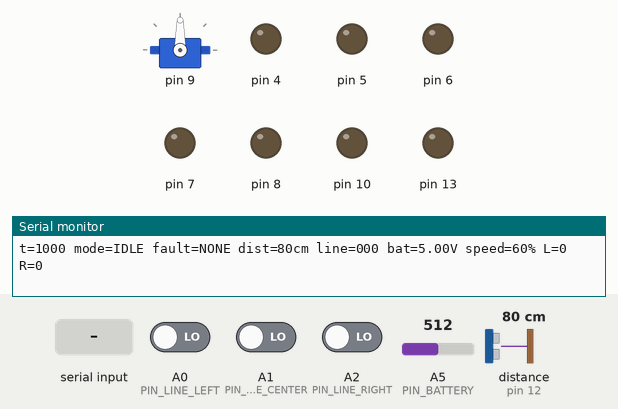
The sketch below on a simulated Arduino Uno, built with avr-gcc and run on an emulated ATmega328P. Shown: servo, output pins drawn as LEDs (lit = HIGH), the last lines printed to the serial monitor. Wiring (inferred from the names in the program): ultrasonic range finder: trigger pin 11; echo pin 12. Inputs (shaded band) come from the test bench; at power-on: A5 (PIN_BATTERY) = 512, A0 (PIN_LINE_LEFT) LOW, A1 (PIN_LINE_CENTER) LOW, A2 (PIN_LINE_RIGHT) LOW, distance to the obstacle (sensor on pin 12) 80 cm. Pins used as bus, display or sensor lines are not drawn.

Above: at 1.2 s.
1.3 s: A5 (PIN_BATTERY) set to 320
At 2.12 s:
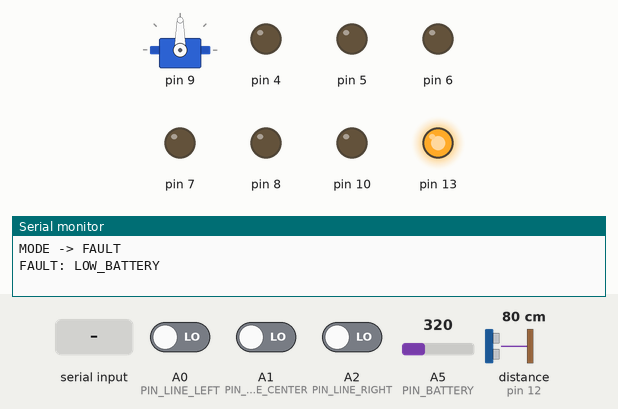
4.3 s: A5 (PIN_BATTERY) set to 298
7.3 s: "S" received over Serial
9.5 s: "I" received over the second serial link
12.5 s: "I" received over Serial
At 12.9 s:
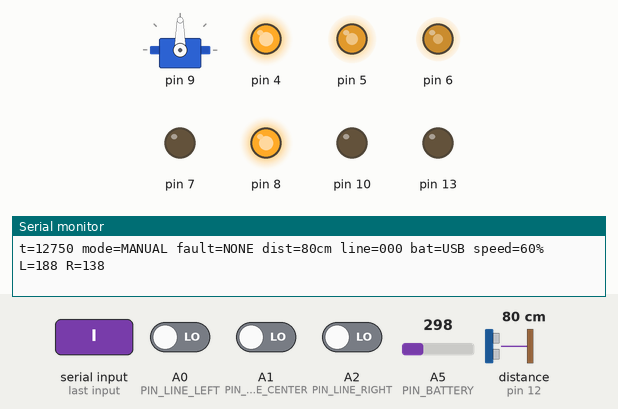
15.5 s: "H" received over the second serial link
At 15.78 s:
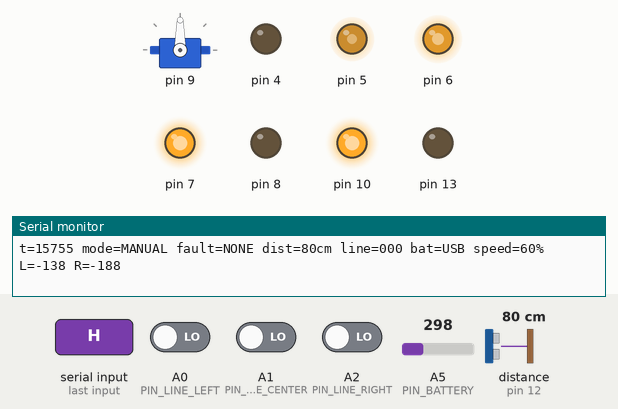
Timing chart, 0 to 19.5 s (numbered marks = the images above; inputs shaded):
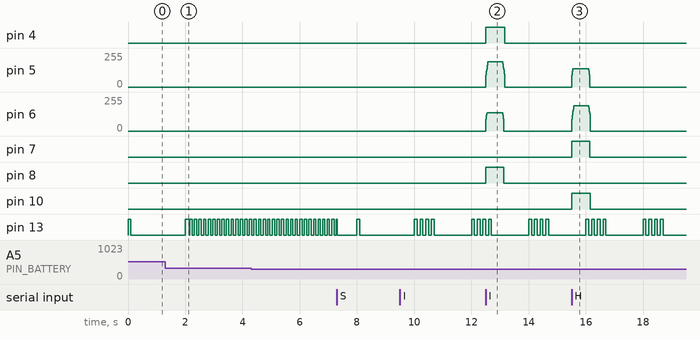

The sketch:

RobotCar.ino
```cpp
// =====================================================================
//  4WD Robot Car — Arduino UNO firmware
//  Modes: line following, obstacle avoidance, Bluetooth manual, joystick
//
//  Open this folder in Arduino IDE 2, board "Arduino Uno", upload.
//  Serial Monitor at 115200 baud accepts the same commands as the phone:
//    T line  O obstacle  M manual  K joystick  S stop  E emergency  ? status
//    F B L R G I H J drive (hold-to-drive: resend within 600 ms)   0-9 q speed
//
//  All pins and thresholds: Config.h. Wiring: docs/wiring.md.
//  Status: written and logic-tested on a host simulator only — NOT yet
//  tested on the physical robot. See docs/testing-guide.md.
// =====================================================================
#include "Config.h"
#include "Types.h"
#include "ModeManager.h"
#include "StatusLed.h"

Robot bot;
ModeManager modes(bot);
StatusLed led;
unsigned long lastDebug = 0;

void setup() {
  // Motors first: make sure the L298N is off before anything else happens.
  bot.motors.begin();
  Serial.begin(DEBUG_BAUD);
  bot.input.begin();
  bot.line.begin();
  bot.sonar.begin();
  bot.scanner.begin();
  bot.joystick.begin();     // calibrates centre: leave the stick alone at power-on
  bot.battery.begin();
  led.begin();

  Serial.println(F("\n4WD Robot Car ready. Commands: T O M K S E ? | F B L R | 0-9 q"));
  if (JOYSTICK_FITTED && !bot.joystick.valid())
    Serial.println(F("WARN joystick centre calibration failed - was the stick moved?"));
  modes.begin(millis());
}

void loop() {
  unsigned long now = millis();

  // 1. Inputs and sensors (each limits its own rate)
  bot.input.update(now);
  bot.line.read();
  bot.sonar.update(now);     // blocks <= ~9 ms every 60 ms
  bot.joystick.update(now);
  bot.battery.update(now);
  bot.scanner.update(now);

  // 2. Decide (the only place a motor command is chosen)
  modes.update(now);

  // 3. Act
  bot.motors.update(now);
  led.update(modes.mode(), now);

  // 4. Debug line
  if (DEBUG_ENABLED && now - lastDebug >= DEBUG_INTERVAL_MS) {
    lastDebug = now;
    Serial.print(F("t=")); Serial.print(now); Serial.print(' ');
    modes.printStatus(Serial);
  }
}
```

Battery.cpp
```cpp
#include "Battery.h"
#include "Config.h"

float Battery::presentV() { return BATTERY_PRESENT_V; }

void Battery::begin() {
  if (BATTERY_SENSE_FITTED) pinMode(PIN_BATTERY, INPUT);
}

void Battery::feedVolts(float v, unsigned long now) {
  if (!primed) { filtered = v; primed = true; }
  else filtered += 0.2f * (v - filtered);

  if (!present()) { isLow = false; belowCut = false; return; }   // USB only

  if (filtered < BATTERY_CUTOFF_V) {
    if (!belowCut) { belowCut = true; belowSince = now; }
    if (now - belowSince >= BATTERY_LOW_HOLD_MS) isLow = true;
  } else {
    belowCut = false;
    if (isLow && filtered >= BATTERY_RESUME_V) isLow = false;
  }
}

void Battery::update(unsigned long now) {
  if (!BATTERY_SENSE_FITTED) return;
  if (now - lastRead < BATTERY_INTERVAL_MS) return;
  lastRead = now;
  // ADC is ratiometric to the 5 V rail; BATTERY_CAL corrects small errors.
  float pinV = analogRead(PIN_BATTERY) * (5.0f / 1023.0f);
  feedVolts(pinV * BATTERY_DIVIDER * BATTERY_CAL, now);
}
```

Battery.h
```cpp
// Battery.h — 2S pack voltage on A5 through a 10k/10k divider.
// Filtered (EMA) and debounced: the voltage must stay below the cut-off for
// BATTERY_LOW_HOLD_MS before low() latches, so brief motor-start sag is
// ignored. Clears only above BATTERY_RESUME_V (hysteresis).
// Below BATTERY_PRESENT_V the board is assumed to be on USB power only:
// that's reported, not treated as a fault, so bench testing still works.
#pragma once
#include <Arduino.h>

class Battery {
public:
  void begin();
  void update(unsigned long now);
  void feedVolts(float v, unsigned long now);  // filter + latch logic (testable)
  float volts() const { return filtered; }
  bool present() const { return filtered >= presentV(); }
  bool low() const { return isLow; }
private:
  static float presentV();
  float filtered = 0;
  bool primed = false, isLow = false, belowCut = false;
  unsigned long belowSince = 0, lastRead = 0;
};
```

CommandInput.cpp
```cpp
#include "CommandInput.h"
#include "Config.h"
#include <SoftwareSerial.h>

static SoftwareSerial btSerial(PIN_BT_RX, PIN_BT_TX);

void CommandInput::begin() {
  btSerial.begin(BT_BAUD);
  speed = DEFAULT_SPEED_PCT;
}

Print& CommandInput::bluetooth() { return btSerial; }

void CommandInput::reply(const __FlashStringHelper* msg) {
  Serial.println(msg);
  btSerial.println(msg);
}

void CommandInput::update(unsigned long now) {
  // Bounded loops: at 9600 baud at most ~1 byte/ms arrives, buffers are 64 bytes.
  uint8_t n = 0;
  while (btSerial.available() && n++ < 32) handleChar((char)btSerial.read(), now);
  n = 0;
  while (Serial.available() && n++ < 32)   handleChar((char)Serial.read(), now);
}

void CommandInput::post(Request r) {
  // Stops always win over anything already queued this loop.
  if (pending == Request::ESTOP) return;
  if (pending == Request::STOP && r != Request::ESTOP) return;
  pending = r;
}

void CommandInput::handleChar(char c, unsigned long now) {
  switch (c) {
    case 'F': case 'B': case 'L': case 'R':
    case 'G': case 'I': case 'H': case 'J':
      driveKey = c; lastDriveMs = now; driveFlag = true; return;
    case 'S': case 'D':
      driveKey = 'S'; lastDriveMs = now; post(Request::STOP); return;
    case 'E': case '!':
      driveKey = 'S'; post(Request::ESTOP); return;
    case 'q': speed = 100; return;
    case 'T': post(Request::MODE_LINE); return;
    case 'O': post(Request::MODE_OBSTACLE); return;
    case 'M': post(Request::MODE_MANUAL); return;
    case 'K': post(Request::MODE_JOYSTICK); return;
    case '?': post(Request::STATUS); return;
    default:
      if (c >= '0' && c <= '9') speed = (c - '0') * 10;
      return;   // everything else ignored on purpose
  }
}

CommandInput::Request CommandInput::takeRequest() {
  Request r = pending;
  pending = Request::NONE;
  return r;
}

bool CommandInput::takeDriveKeyFlag() {
  bool f = driveFlag;
  driveFlag = false;
  return f;
}

bool CommandInput::linkTimedOut(unsigned long now) const {
  return now - lastDriveMs > BT_TIMEOUT_MS;
}

DriveCommand CommandInput::manualDrive(unsigned long now) const {
  if (driveKey == 'S' || linkTimedOut(now)) return DRIVE_STOP;
  int s = speed, h = speed / 2;
  switch (driveKey) {
    case 'F': return makeDrive(s, s);
    case 'B': return makeDrive(-s, -s);
    case 'L': return makeDrive(-s, s);     // spin in place
    case 'R': return makeDrive(s, -s);
    case 'G': return makeDrive(h, s);      // curve: left side slower
    case 'I': return makeDrive(s, h);
    case 'H': return makeDrive(-h, -s);
    case 'J': return makeDrive(-s, -h);
    default:  return DRIVE_STOP;
  }
}
```

CommandInput.h
```cpp
// CommandInput.h — single-character command protocol, read from BOTH the
// HC-05 (SoftwareSerial D2/D3) and the USB Serial Monitor, so every mode can
// be bench-tested from the laptop before the phone is involved.
//
// Drive (manual mode)   F fwd  B back  L spin-left  R spin-right
//                       G fwd-left  I fwd-right  H back-left  J back-right
//                       S stop (in manual: stop motors; elsewhere: stop -> IDLE)
// Speed                 0..9 = 0..90 %, q = 100 %
// Modes                 T line Tracking   O Obstacle   M Manual   K joystick (stick)
// Safety / info         E or ! = emergency stop -> IDLE from any mode
//                       D (some apps' "all off") = S      ? = status report
// Anything else (W w U u V v X x, CR, LF) is ignored, so light/horn buttons
// on RC-car apps can't change modes by accident.
//
// Drive keys are "hold to drive": the app must keep resending the key
// (most RC-car apps do while a button is held). If no drive key arrives for
// BT_TIMEOUT_MS the manual command decays to STOP — this is the
// communication-loss failsafe.
#pragma once
#include "Types.h"

class CommandInput {
public:
  enum class Request : uint8_t { NONE, MODE_LINE, MODE_OBSTACLE, MODE_MANUAL,
                                 MODE_JOYSTICK, STOP, ESTOP, STATUS };

  void begin();
  void update(unsigned long now);           // drains both serial ports
  void handleChar(char c, unsigned long now);

  Request takeRequest();                    // returns pending request and clears it
  bool takeDriveKeyFlag();                  // true if a drive key arrived since last call
  DriveCommand manualDrive(unsigned long now) const;  // STOP once timed out
  bool linkTimedOut(unsigned long now) const;
  void clearDrive() { driveKey = 'S'; }
  uint8_t speedPct() const { return speed; }
  char lastKey() const { return driveKey; }

  void reply(const __FlashStringHelper* msg);   // to USB and Bluetooth
  Print& bluetooth();

private:
  void post(Request r);
  Request pending = Request::NONE;
  bool driveFlag = false;
  char driveKey = 'S';
  unsigned long lastDriveMs = 0;
  uint8_t speed = 60;
};
```

JoystickInput.cpp
```cpp
#include "JoystickInput.h"
#include "Config.h"

void JoystickInput::begin() {
  enabled = JOYSTICK_FITTED;
  if (!enabled) return;
  long sx = 0, sy = 0;
  for (uint8_t i = 0; i < 16; i++) { sx += analogRead(PIN_JOY_X); sy += analogRead(PIN_JOY_Y); }
  int cx = sx / 16, cy = sy / 16;
  // Only trust the calibration if the stick was roughly centred at power-on.
  calibrated = abs(cx - 512) <= JOY_CENTER_TOL && abs(cy - 512) <= JOY_CENTER_TOL;
  if (calibrated) { centerX = cx; centerY = cy; }
}

bool JoystickInput::valid() const {
  return enabled && calibrated && badStreak < JOY_MAX_BAD_READS;
}

int JoystickInput::axisPercent(int raw, int center) {
  int d = raw - center;
  if (abs(d) <= (int)JOY_DEADZONE) return 0;
  int span = d > 0 ? (1023 - center) : center;        // distance to that end stop
  span -= JOY_DEADZONE + JOY_EDGE_MARGIN;   // most sticks never reach 0 / 1023
  if (span <= 0) return 0;
  long pct = (long)(abs(d) - JOY_DEADZONE) * 100 / span;
  if (pct > 100) pct = 100;
  return d > 0 ? (int)pct : -(int)pct;
}

void JoystickInput::processSample(int rx, int ry) {
  x = rx; y = ry;
  bool ok = rx >= (int)JOY_VALID_MIN && rx <= (int)JOY_VALID_MAX &&
            ry >= (int)JOY_VALID_MIN && ry <= (int)JOY_VALID_MAX;
  if (!ok) {
    if (badStreak < 255) badStreak++;
    cmd = DRIVE_STOP;
    return;
  }
  badStreak = 0;
  int steer    = axisPercent(rx, centerX);
  int throttle = axisPercent(ry, centerY);
  if (JOY_INVERT_X) steer = -steer;
  if (JOY_INVERT_Y) throttle = -throttle;
  DriveCommand m = arcadeMix(throttle, steer);
  cmd = makeDrive((int)m.left * JOY_MAX_SPEED_PCT / 100, (int)m.right * JOY_MAX_SPEED_PCT / 100);
}

void JoystickInput::update(unsigned long now) {
  if (!enabled || !calibrated) return;
  if (now - lastRead < JOY_INTERVAL_MS) return;
  lastRead = now;
  processSample(analogRead(PIN_JOY_X), analogRead(PIN_JOY_Y));
}
```

JoystickInput.h
```cpp
// JoystickInput.h — KY-023 analog joystick (tethered) on A3/A4.
// Y axis = throttle, X axis = steering, both through the same arcadeMix()
// the Bluetooth keys use. Centre is calibrated at boot; stick inside the
// dead-zone = stop. Readings pinned at 0 or 1023 (unplugged wire, short)
// for JOY_MAX_BAD_READS samples mark the joystick invalid -> motors stop.
#pragma once
#include "Types.h"

class JoystickInput {
public:
  void begin();                                 // calibrates centre if JOYSTICK_FITTED
  void update(unsigned long now);
  bool valid() const;
  DriveCommand drive() const { return valid() ? cmd : DRIVE_STOP; }
  int rawX() const { return x; }
  int rawY() const { return y; }

  // Exposed for the host-side tests in simulation/host-tests.
  static int axisPercent(int raw, int center);
  void setCenterForTest(int cx, int cy) { centerX = cx; centerY = cy; enabled = calibrated = true; }
  void processSample(int rx, int ry);

private:
  bool enabled = false, calibrated = false;
  int x = 512, y = 512, centerX = 512, centerY = 512;
  uint8_t badStreak = 0;
  DriveCommand cmd = DRIVE_STOP;
  unsigned long lastRead = 0;
};
```

LineFollower.cpp
```cpp
#include "LineFollower.h"
#include "LineSensors.h"
#include "Config.h"

void LineFollower::reset(unsigned long now) {
  last = DRIVE_STOP;
  lastSide = 0;
  lineSeenAt = now;
  allBlack = false;
  st = Status::FOLLOWING;
}

DriveCommand LineFollower::update(uint8_t mask, unsigned long now) {
  if (st == Status::LOST || st == Status::LIFTED) return DRIVE_STOP;  // latched until reset

  // Three sensors on black for a long time: robot lifted (no reflection) or off the track.
  if (mask == (LineMask::LEFT | LineMask::CENTER | LineMask::RIGHT)) {
    if (!allBlack) { allBlack = true; allBlackSince = now; }
    if (now - allBlackSince >= LINE_ALL_BLACK_MS) { st = Status::LIFTED; return DRIVE_STOP; }
  } else {
    allBlack = false;
  }

  const int base = LINE_BASE_SPEED_PCT, outer = LINE_OUTER_SPEED_PCT;
  const int soft = LINE_SOFT_INNER_PCT, hard = LINE_HARD_INNER_PCT;

  if (mask != 0) {
    lineSeenAt = now;
    st = Status::FOLLOWING;
    switch (mask) {
      case 0b010: last = makeDrive(base, base);   lastSide = 0;  break;
      case 0b110: last = makeDrive(soft, outer);  lastSide = -1; break;  // line drifting left
      case 0b100: last = makeDrive(hard, outer);  lastSide = -1; break;
      case 0b011: last = makeDrive(outer, soft);  lastSide = +1; break;
      case 0b001: last = makeDrive(outer, hard);  lastSide = +1; break;
      case 0b111: last = makeDrive(base, base);                 break;  // junction
      default:    /* 0b101: ambiguous, keep last */             break;
    }
    return last;
  }

  // mask == 0: no sensor sees the line.
  unsigned long gone = now - lineSeenAt;
  if (gone < LINE_LOST_MS) return last;                     // short gap: coast through
  if (gone < LINE_SEARCH_MAX_MS) {
    st = Status::SEARCHING;
    int8_t dir = lastSide == 0 ? -1 : lastSide;              // default search left
    return dir < 0 ? makeDrive(-LINE_SEARCH_PCT, LINE_SEARCH_PCT)
                   : makeDrive(LINE_SEARCH_PCT, -LINE_SEARCH_PCT);
  }
  st = Status::LOST;
  return DRIVE_STOP;
}
```

LineFollower.h
```cpp
// LineFollower.h — 3-sensor bang-bang follower with gap tolerance and search.
//
//  L C R   action
//  0 1 0   straight
//  1 1 0   soft left        0 1 1   soft right
//  1 0 0   hard left        0 0 1   hard right   (inner wheel reverses)
//  1 1 1   junction / wide line: straight; persisting = LIFTED fault
//  1 0 1   ambiguous: keep previous command
//  0 0 0   gap: keep previous command for LINE_LOST_MS, then pivot toward the
//          side the line was last seen; after LINE_SEARCH_MAX_MS -> LOST
#pragma once
#include "Types.h"

class LineFollower {
public:
  enum class Status : uint8_t { FOLLOWING, SEARCHING, LOST, LIFTED };

  void reset(unsigned long now);
  DriveCommand update(uint8_t mask, unsigned long now);
  Status status() const { return st; }

private:
  DriveCommand last = DRIVE_STOP;
  int8_t lastSide = 0;            // -1 line was left, +1 right, 0 centre
  unsigned long lineSeenAt = 0;
  unsigned long allBlackSince = 0;
  bool allBlack = false;
  Status st = Status::FOLLOWING;
};
```

LineSensors.cpp
```cpp
#include "LineSensors.h"
#include "Config.h"

void LineSensors::begin() {
  pinMode(PIN_LINE_LEFT, INPUT);
  pinMode(PIN_LINE_CENTER, INPUT);
  pinMode(PIN_LINE_RIGHT, INPUT);
}

bool LineSensors::onLine(uint8_t pin) {
  // Most TCRT5000 modules: dark surface reflects little IR -> DO goes HIGH.
  // Check yours with firmware-tests/02_line_sensor_test and set LINE_ACTIVE_LOW.
  bool high = digitalRead(pin) == HIGH;
  return LINE_ACTIVE_LOW ? !high : high;
}

uint8_t LineSensors::read() {
  lastMask = (onLine(PIN_LINE_LEFT)   ? LineMask::LEFT   : 0) |
             (onLine(PIN_LINE_CENTER) ? LineMask::CENTER : 0) |
             (onLine(PIN_LINE_RIGHT)  ? LineMask::RIGHT  : 0);
  return lastMask;
}
```

LineSensors.h
```cpp
// LineSensors.h — three digital IR modules (TCRT5000-type, DO pin).
// read() returns a 3-bit mask: bit2 = LEFT, bit1 = CENTRE, bit0 = RIGHT,
// where 1 means "this sensor sees the dark line".
#pragma once
#include <Arduino.h>

namespace LineMask {
  const uint8_t RIGHT  = 0b001;
  const uint8_t CENTER = 0b010;
  const uint8_t LEFT   = 0b100;
}

class LineSensors {
public:
  void begin();
  uint8_t read();
  uint8_t last() const { return lastMask; }
private:
  static bool onLine(uint8_t pin);
  uint8_t lastMask = 0;
};
```

ModeManager.h
```cpp
// ModeManager.h — the ONLY module that commands the motors.
//
// Each loop: take requests from CommandInput -> check faults -> ask the
// active behaviour for a DriveCommand -> pass it through the safety filter
// -> Motors::setTarget(). Rules:
//   * every mode change ramps to STOP and waits MODE_SETTLE_MS first
//   * faults cut the motors instantly (no ramp) and latch until S / E
//   * E (emergency stop) works from every mode, including during transitions
#pragma once
#include "Types.h"
#include "Motors.h"
#include "LineSensors.h"
#include "Ultrasonic.h"
#include "Scanner.h"
#include "LineFollower.h"
#include "ObstacleAvoider.h"
#include "CommandInput.h"
#include "JoystickInput.h"
#include "Battery.h"

struct Robot {
  Motors motors;
  LineSensors line;
  Ultrasonic sonar;
  Scanner scanner;
  LineFollower follower;
  ObstacleAvoider avoider;
  CommandInput input;
  JoystickInput joystick;
  Battery battery;
};

class ModeManager {
public:
  explicit ModeManager(Robot& r) : bot(r) {}
  void begin(unsigned long now);
  void update(unsigned long now);
  void requestMode(Mode m, unsigned long now);

  Mode mode() const { return current; }
  Mode pendingMode() const { return pending; }
  bool inTransition() const { return transitioning; }
  Fault fault() const { return activeFault; }
  DriveCommand lastCommand() const { return lastCmd; }
  bool linePausedForObstacle() const { return linePaused; }
  void printStatus(Print& out) const;

private:
  void handleRequests(unsigned long now);
  void enterFault(Fault f, unsigned long now);
  void onEnter(Mode m, unsigned long now);
  DriveCommand behaviour(unsigned long now);
  DriveCommand safetyFilter(DriveCommand c) const;
  bool obstacleAhead() const;
  void announce(unsigned long now);

  Robot& bot;
  Mode current = Mode::IDLE, pending = Mode::IDLE;
  bool transitioning = false;
  unsigned long transitionAt = 0;
  Fault activeFault = Fault::NONE;
  DriveCommand lastCmd = DRIVE_STOP;
  bool linePaused = false;
  unsigned long lineClearSince = 0;
};
```

Source omitted: ModeManager.cpp (7516 bytes), Motors.cpp (2461 bytes), Motors.h (1006 bytes), ObstacleAvoider.cpp (3323 bytes), ObstacleAvoider.h (1328 bytes), Scanner.cpp (808 bytes), Scanner.h (807 bytes), StatusLed.cpp (560 bytes), StatusLed.h (280 bytes), Types.h (1475 bytes), Ultrasonic.cpp (1805 bytes), Ultrasonic.h (1503 bytes) and 1 more

Measured:
- after the input at 12.5 s, pin 4: LOW → HIGH at once, → LOW 0.65 s later; pin 5: rises from 0/255 to 188/255 in 0.07 s, then falls to 0/255 in 0.58 s; pin 6: rises from 0/255 to 138/255 in 0.04 s, then falls to 0/255 in 0.58 s; pin 8: LOW → HIGH at once, → LOW 0.62 s later
- after the input at 15.5 s, pin 5: rises from 0/255 to 138/255 in 0.04 s, then falls to 0/255 in 0.58 s; pin 6: rises from 0/255 to 188/255 in 0.07 s, then falls to 0/255 in 0.58 s; pin 7: LOW → HIGH at once, → LOW 0.62 s later; pin 10: LOW → HIGH at once, → LOW 0.65 s later
